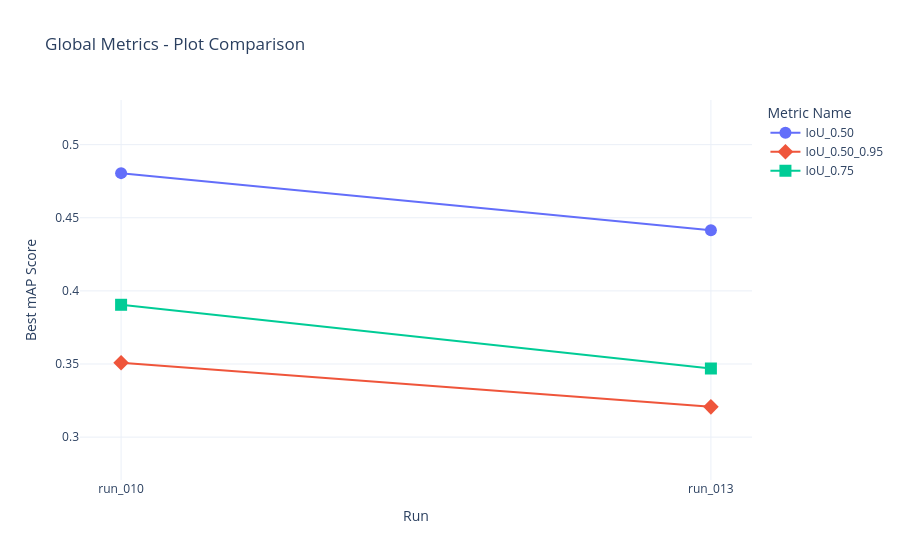
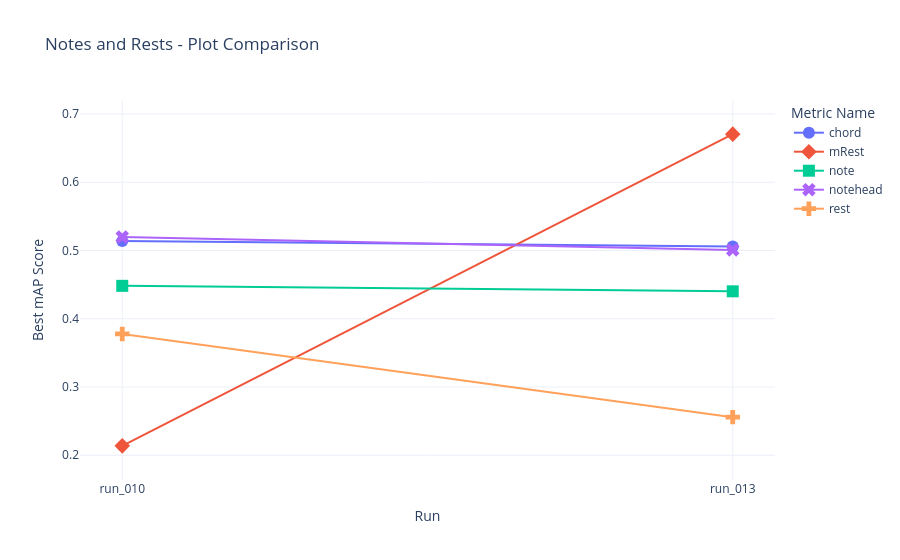
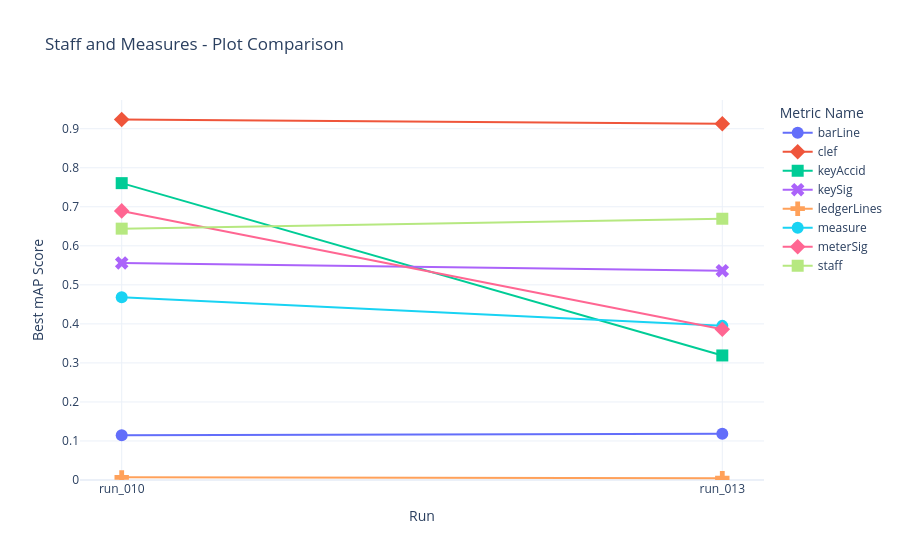
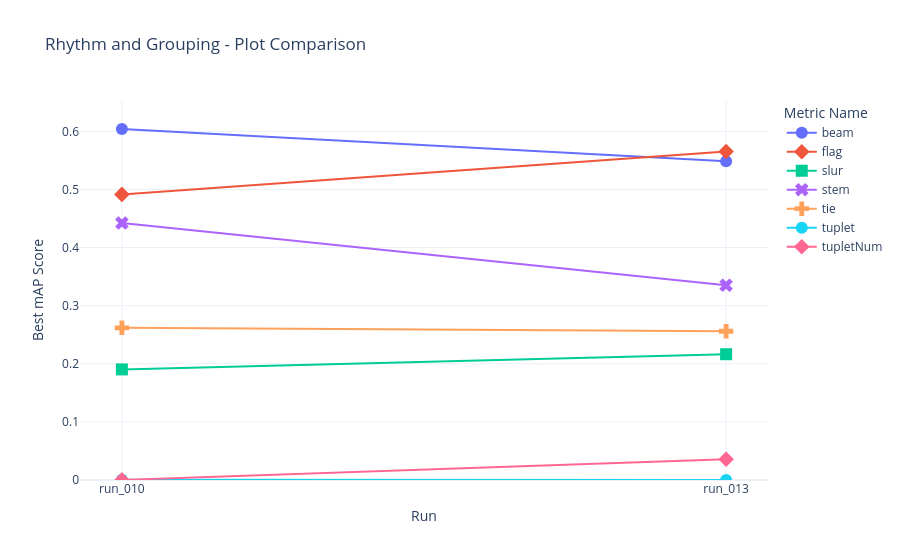

The notebook cell saved with these charts, in order:
### Markdown cell above
## Evaluation Metrics Summary Table by Hierarchy
Here we extract all custom evaluation metrics (e.g., `mAP` metrics written by `eval.py`) and summarize the best achieved values per run, highlighting the most performant model, grouped by the object hierarchy.

### Code cell
# Extract Custom evaluation metrics
eval_tags = [t for t in df['tag'].unique() if 'mAP' in t or 'eval' in t]
eval_tags = [t for t in eval_tags if t not in ['eval/loss']]

if not eval_tags:
    print("No evaluation metrics (mAP) found in the logs.")
else:
    # Compute best metrics per run
    best_metrics = []
    for tag in eval_tags:
        for run in run_names:
            run_data = df[(df['tag'] == tag) & (df['run'] == run)]
            if not run_data.empty:
                max_val = run_data['value'].max()
                best_metrics.append({'Metric': tag, 'Run': run, 'Best Value': max_val})
                
    best_df = pd.DataFrame(best_metrics)

    # Load hierarchy
    import json
    import plotly.express as px

    hierarchy_path = '../hierarchy.json'
    hierarchy = {}
    if os.path.exists(hierarchy_path):
        with open(hierarchy_path, 'r') as f:
            hierarchy = json.load(f)

    groups = {'Global Metrics': [t for t in eval_tags if t.startswith('mAP/') or not t.startswith('mAP_Class/')]} 
    
    for group_name, classes in hierarchy.items():
        # The tags in the logs are like 'mAP_Class/note'
        group_tags = [f'mAP_Class/{cls}' for cls in classes if f'mAP_Class/{cls}' in eval_tags]
        if group_tags:
            groups[group_name] = group_tags
            
    # Ensure any ungrouped mAP_Class tags are not lost
    grouped_tags = set(sum(groups.values(), []))
    ungrouped = [t for t in eval_tags if t not in grouped_tags]
    if ungrouped:
        groups['Other Classes'] = ungrouped

    # Generate tables and plots per group
    for group_name, tags in groups.items():
        group_df = best_df[best_df['Metric'].isin(tags)].copy()
        if group_df.empty:
            continue
            
        # 1. Summary Table
        summary_df = group_df.pivot(index='Metric', columns='Run', values='Best Value')
        for r in run_names:
            if r not in summary_df.columns:
                summary_df[r] = np.nan
                
        def highlight_max(s):
            is_max = s == s.max()
            return ['font-weight: bold; background-color: #d4edda; color: black' if v else '' for v in is_max]
            
        styled_df = (
            summary_df.style
            .apply(highlight_max, axis=1)
            .format("{:.4f}", na_rep="-")
            .set_caption(f"{group_name.replace('_', ' ')} - Maximum Performance by Model")
            .set_table_styles([
                {'selector': 'th', 'props': [('text-align', 'left'), ('font-size', '14px')]},
                {'selector': 'td', 'props': [('text-align', 'center'), ('font-size', '13px')]},
                {'selector': 'caption', 'props': [('caption-side', 'top'), ('font-size', '16px'), ('font-weight', 'bold')]}
            ])
        )
        display(HTML(styled_df.to_html()))
        
        # 2. Plotly Plot
        # Strip the prefix for cleaner legends and ticks
        group_df['Metric Name'] = group_df['Metric'].str.replace('mAP_Class/', '').str.replace('mAP/', '')
        
        fig = px.line(group_df, x='Run', y='Best Value', color='Metric Name', symbol='Metric Name',
                      markers=True, title=f'{group_name.replace("_", " ")} - Plot Comparison',
                      template='plotly_white')
        # Add some padding to Y axis so markers are not cut off
        fig.update_yaxes(range=[max(0, group_df['Best Value'].min()-0.05), min(1.05, group_df['Best Value'].max()+0.05)])
        fig.update_traces(marker=dict(size=12), line=dict(width=2))
        fig.update_layout(xaxis_title='Run', yaxis_title='Best mAP Score', hovermode='x unified')
        fig.show()

### Figure 1 — Plotly figure (JSON) as saved in the notebook; plotly's stock layout.template omitted (floating-point values rounded to 4 significant figures)
{"data": [{"hovertemplate": "Metric Name=IoU_0.50<br>Run=%{x}<br>Best Value=%{y}<extra></extra>", "legendgroup": "IoU_0.50", "line": {"color": "#636efa", "dash": "solid", "width": 2}, "marker": {"size": 12, "symbol": "circle"}, "mode": "lines+markers", "name": "IoU_0.50", "orientation": "v", "showlegend": true, "type": "scatter", "x": ["run_010", "run_013"], "xaxis": "x", "y": [0.4805, 0.4415], "yaxis": "y"}, {"hovertemplate": "Metric Name=IoU_0.50_0.95<br>Run=%{x}<br>Best Value=%{y}<extra></extra>", "legendgroup": "IoU_0.50_0.95", "line": {"color": "#EF553B", "dash": "solid", "width": 2}, "marker": {"size": 12, "symbol": "diamond"}, "mode": "lines+markers", "name": "IoU_0.50_0.95", "orientation": "v", "showlegend": true, "type": "scatter", "x": ["run_010", "run_013"], "xaxis": "x", "y": [0.3508, 0.3207], "yaxis": "y"}, {"hovertemplate": "Metric Name=IoU_0.75<br>Run=%{x}<br>Best Value=%{y}<extra></extra>", "legendgroup": "IoU_0.75", "line": {"color": "#00cc96", "dash": "solid", "width": 2}, "marker": {"size": 12, "symbol": "square"}, "mode": "lines+markers", "name": "IoU_0.75", "orientation": "v", "showlegend": true, "type": "scatter", "x": ["run_010", "run_013"], "xaxis": "x", "y": [0.3905, 0.3469], "yaxis": "y"}], "layout": {"hovermode": "x unified", "legend": {"title": {"text": "Metric Name"}, "tracegroupgap": 0}, "title": {"text": "Global Metrics - Plot Comparison"}, "xaxis": {"anchor": "y", "domain": [0, 1], "title": {"text": "Run"}}, "yaxis": {"anchor": "x", "domain": [0, 1], "range": [0.2707, 0.5305], "title": {"text": "Best mAP Score"}}}}

### Figure 2 — Plotly figure (JSON) as saved in the notebook; plotly's stock layout.template omitted (floating-point values rounded to 4 significant figures)
{"data": [{"hovertemplate": "Metric Name=chord<br>Run=%{x}<br>Best Value=%{y}<extra></extra>", "legendgroup": "chord", "line": {"color": "#636efa", "dash": "solid", "width": 2}, "marker": {"size": 12, "symbol": "circle"}, "mode": "lines+markers", "name": "chord", "orientation": "v", "showlegend": true, "type": "scatter", "x": ["run_010", "run_013"], "xaxis": "x", "y": [0.514, 0.5057], "yaxis": "y"}, {"hovertemplate": "Metric Name=mRest<br>Run=%{x}<br>Best Value=%{y}<extra></extra>", "legendgroup": "mRest", "line": {"color": "#EF553B", "dash": "solid", "width": 2}, "marker": {"size": 12, "symbol": "diamond"}, "mode": "lines+markers", "name": "mRest", "orientation": "v", "showlegend": true, "type": "scatter", "x": ["run_010", "run_013"], "xaxis": "x", "y": [0.2138, 0.6705], "yaxis": "y"}, {"hovertemplate": "Metric Name=note<br>Run=%{x}<br>Best Value=%{y}<extra></extra>", "legendgroup": "note", "line": {"color": "#00cc96", "dash": "solid", "width": 2}, "marker": {"size": 12, "symbol": "square"}, "mode": "lines+markers", "name": "note", "orientation": "v", "showlegend": true, "type": "scatter", "x": ["run_010", "run_013"], "xaxis": "x", "y": [0.4482, 0.4402], "yaxis": "y"}, {"hovertemplate": "Metric Name=notehead<br>Run=%{x}<br>Best Value=%{y}<extra></extra>", "legendgroup": "notehead", "line": {"color": "#ab63fa", "dash": "solid", "width": 2}, "marker": {"size": 12, "symbol": "x"}, "mode": "lines+markers", "name": "notehead", "orientation": "v", "showlegend": true, "type": "scatter", "x": ["run_010", "run_013"], "xaxis": "x", "y": [0.5198, 0.5007], "yaxis": "y"}, {"hovertemplate": "Metric Name=rest<br>Run=%{x}<br>Best Value=%{y}<extra></extra>", "legendgroup": "rest", "line": {"color": "#FFA15A", "dash": "solid", "width": 2}, "marker": {"size": 12, "symbol": "cross"}, "mode": "lines+markers", "name": "rest", "orientation": "v", "showlegend": true, "type": "scatter", "x": ["run_010", "run_013"], "xaxis": "x", "y": [0.3778, 0.2558], "yaxis": "y"}], "layout": {"hovermode": "x unified", "legend": {"title": {"text": "Metric Name"}, "tracegroupgap": 0}, "title": {"text": "Notes and Rests - Plot Comparison"}, "xaxis": {"anchor": "y", "domain": [0, 1], "title": {"text": "Run"}}, "yaxis": {"anchor": "x", "domain": [0, 1], "range": [0.1638, 0.7205], "title": {"text": "Best mAP Score"}}}}

### Figure 3 — Plotly figure (JSON) as saved in the notebook; plotly's stock layout.template omitted (floating-point values rounded to 4 significant figures)
{"data": [{"hovertemplate": "Metric Name=barLine<br>Run=%{x}<br>Best Value=%{y}<extra></extra>", "legendgroup": "barLine", "line": {"color": "#636efa", "dash": "solid", "width": 2}, "marker": {"size": 12, "symbol": "circle"}, "mode": "lines+markers", "name": "barLine", "orientation": "v", "showlegend": true, "type": "scatter", "x": ["run_010", "run_013"], "xaxis": "x", "y": [0.1147, 0.1186], "yaxis": "y"}, {"hovertemplate": "Metric Name=clef<br>Run=%{x}<br>Best Value=%{y}<extra></extra>", "legendgroup": "clef", "line": {"color": "#EF553B", "dash": "solid", "width": 2}, "marker": {"size": 12, "symbol": "diamond"}, "mode": "lines+markers", "name": "clef", "orientation": "v", "showlegend": true, "type": "scatter", "x": ["run_010", "run_013"], "xaxis": "x", "y": [0.9236, 0.9126], "yaxis": "y"}, {"hovertemplate": "Metric Name=keyAccid<br>Run=%{x}<br>Best Value=%{y}<extra></extra>", "legendgroup": "keyAccid", "line": {"color": "#00cc96", "dash": "solid", "width": 2}, "marker": {"size": 12, "symbol": "square"}, "mode": "lines+markers", "name": "keyAccid", "orientation": "v", "showlegend": true, "type": "scatter", "x": ["run_010", "run_013"], "xaxis": "x", "y": [0.7606, 0.3191], "yaxis": "y"}, {"hovertemplate": "Metric Name=keySig<br>Run=%{x}<br>Best Value=%{y}<extra></extra>", "legendgroup": "keySig", "line": {"color": "#ab63fa", "dash": "solid", "width": 2}, "marker": {"size": 12, "symbol": "x"}, "mode": "lines+markers", "name": "keySig", "orientation": "v", "showlegend": true, "type": "scatter", "x": ["run_010", "run_013"], "xaxis": "x", "y": [0.5561, 0.5363], "yaxis": "y"}, {"hovertemplate": "Metric Name=ledgerLines<br>Run=%{x}<br>Best Value=%{y}<extra></extra>", "legendgroup": "ledgerLines", "line": {"color": "#FFA15A", "dash": "solid", "width": 2}, "marker": {"size": 12, "symbol": "cross"}, "mode": "lines+markers", "name": "ledgerLines", "orientation": "v", "showlegend": true, "type": "scatter", "x": ["run_010", "run_013"], "xaxis": "x", "y": [0.006788, 0.004591], "yaxis": "y"}, {"hovertemplate": "Metric Name=measure<br>Run=%{x}<br>Best Value=%{y}<extra></extra>", "legendgroup": "measure", "line": {"color": "#19d3f3", "dash": "solid", "width": 2}, "marker": {"size": 12, "symbol": "circle"}, "mode": "lines+markers", "name": "measure", "orientation": "v", "showlegend": true, "type": "scatter", "x": ["run_010", "run_013"], "xaxis": "x", "y": [0.4684, 0.3949], "yaxis": "y"}, {"hovertemplate": "Metric Name=meterSig<br>Run=%{x}<br>Best Value=%{y}<extra></extra>", "legendgroup": "meterSig", "line": {"color": "#FF6692", "dash": "solid", "width": 2}, "marker": {"size": 12, "symbol": "diamond"}, "mode": "lines+markers", "name": "meterSig", "orientation": "v", "showlegend": true, "type": "scatter", "x": ["run_010", "run_013"], "xaxis": "x", "y": [0.6894, 0.3862], "yaxis": "y"}, {"hovertemplate": "Metric Name=staff<br>Run=%{x}<br>Best Value=%{y}<extra></extra>", "legendgroup": "staff", "line": {"color": "#B6E880", "dash": "solid", "width": 2}, "marker": {"size": 12, "symbol": "square"}, "mode": "lines+markers", "name": "staff", "orientation": "v", "showlegend": true, "type": "scatter", "x": ["run_010", "run_013"], "xaxis": "x", "y": [0.644, 0.6694], "yaxis": "y"}], "layout": {"hovermode": "x unified", "legend": {"title": {"text": "Metric Name"}, "tracegroupgap": 0}, "title": {"text": "Staff and Measures - Plot Comparison"}, "xaxis": {"anchor": "y", "domain": [0, 1], "title": {"text": "Run"}}, "yaxis": {"anchor": "x", "domain": [0, 1], "range": [0, 0.9736], "title": {"text": "Best mAP Score"}}}}

### Figure 4 — Plotly figure (JSON) as saved in the notebook; plotly's stock layout.template omitted (floating-point values rounded to 4 significant figures)
{"data": [{"hovertemplate": "Metric Name=beam<br>Run=%{x}<br>Best Value=%{y}<extra></extra>", "legendgroup": "beam", "line": {"color": "#636efa", "dash": "solid", "width": 2}, "marker": {"size": 12, "symbol": "circle"}, "mode": "lines+markers", "name": "beam", "orientation": "v", "showlegend": true, "type": "scatter", "x": ["run_010", "run_013"], "xaxis": "x", "y": [0.6039, 0.5484], "yaxis": "y"}, {"hovertemplate": "Metric Name=flag<br>Run=%{x}<br>Best Value=%{y}<extra></extra>", "legendgroup": "flag", "line": {"color": "#EF553B", "dash": "solid", "width": 2}, "marker": {"size": 12, "symbol": "diamond"}, "mode": "lines+markers", "name": "flag", "orientation": "v", "showlegend": true, "type": "scatter", "x": ["run_010", "run_013"], "xaxis": "x", "y": [0.4914, 0.5653], "yaxis": "y"}, {"hovertemplate": "Metric Name=slur<br>Run=%{x}<br>Best Value=%{y}<extra></extra>", "legendgroup": "slur", "line": {"color": "#00cc96", "dash": "solid", "width": 2}, "marker": {"size": 12, "symbol": "square"}, "mode": "lines+markers", "name": "slur", "orientation": "v", "showlegend": true, "type": "scatter", "x": ["run_010", "run_013"], "xaxis": "x", "y": [0.1903, 0.2164], "yaxis": "y"}, {"hovertemplate": "Metric Name=stem<br>Run=%{x}<br>Best Value=%{y}<extra></extra>", "legendgroup": "stem", "line": {"color": "#ab63fa", "dash": "solid", "width": 2}, "marker": {"size": 12, "symbol": "x"}, "mode": "lines+markers", "name": "stem", "orientation": "v", "showlegend": true, "type": "scatter", "x": ["run_010", "run_013"], "xaxis": "x", "y": [0.4423, 0.3351], "yaxis": "y"}, {"hovertemplate": "Metric Name=tie<br>Run=%{x}<br>Best Value=%{y}<extra></extra>", "legendgroup": "tie", "line": {"color": "#FFA15A", "dash": "solid", "width": 2}, "marker": {"size": 12, "symbol": "cross"}, "mode": "lines+markers", "name": "tie", "orientation": "v", "showlegend": true, "type": "scatter", "x": ["run_010", "run_013"], "xaxis": "x", "y": [0.2619, 0.256], "yaxis": "y"}, {"hovertemplate": "Metric Name=tuplet<br>Run=%{x}<br>Best Value=%{y}<extra></extra>", "legendgroup": "tuplet", "line": {"color": "#19d3f3", "dash": "solid", "width": 2}, "marker": {"size": 12, "symbol": "circle"}, "mode": "lines+markers", "name": "tuplet", "orientation": "v", "showlegend": true, "type": "scatter", "x": ["run_010", "run_013"], "xaxis": "x", "y": [0.0005563, 5.16e-07], "yaxis": "y"}, {"hovertemplate": "Metric Name=tupletNum<br>Run=%{x}<br>Best Value=%{y}<extra></extra>", "legendgroup": "tupletNum", "line": {"color": "#FF6692", "dash": "solid", "width": 2}, "marker": {"size": 12, "symbol": "diamond"}, "mode": "lines+markers", "name": "tupletNum", "orientation": "v", "showlegend": true, "type": "scatter", "x": ["run_010", "run_013"], "xaxis": "x", "y": [0.0001809, 0.03576], "yaxis": "y"}], "layout": {"hovermode": "x unified", "legend": {"title": {"text": "Metric Name"}, "tracegroupgap": 0}, "title": {"text": "Rhythm and Grouping - Plot Comparison"}, "xaxis": {"anchor": "y", "domain": [0, 1], "title": {"text": "Run"}}, "yaxis": {"anchor": "x", "domain": [0, 1], "range": [0, 0.6539], "title": {"text": "Best mAP Score"}}}}
